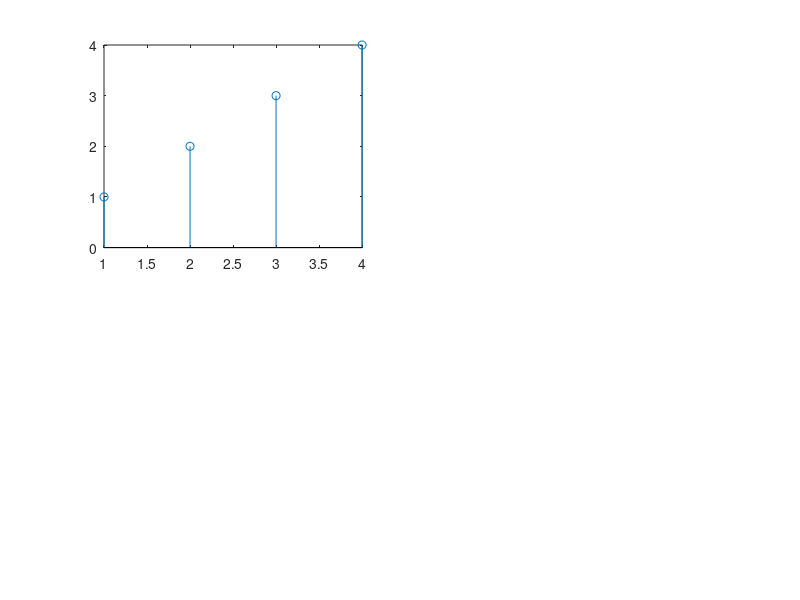

MATLAB code for this plot: (Note: this script raises an error after producing the figure.)
%To find 4 point circular convolution of x1(n) and x2(n)
clear all;
close all;
clc;

x1 = [1, 2, 3, 4];
x2 = [1, -1, -1, 1];

y = zeros(1,4);

for n=0:3
    for m=0:3
        n1=mod(n-m,4)
        y(n+1)=y(n+1)+(x1(m+1)*x2(n1+1))
    end
end
    
y
  

subplot(2,2,1)  
stem(x1)
subtitle("Sequence1");
subplot(2,2,2)
stem(x2)
subtitle("Sequence 2");
subplot(2,2,3)
stem(y)
subtitle("Circularly convolved sequence");
